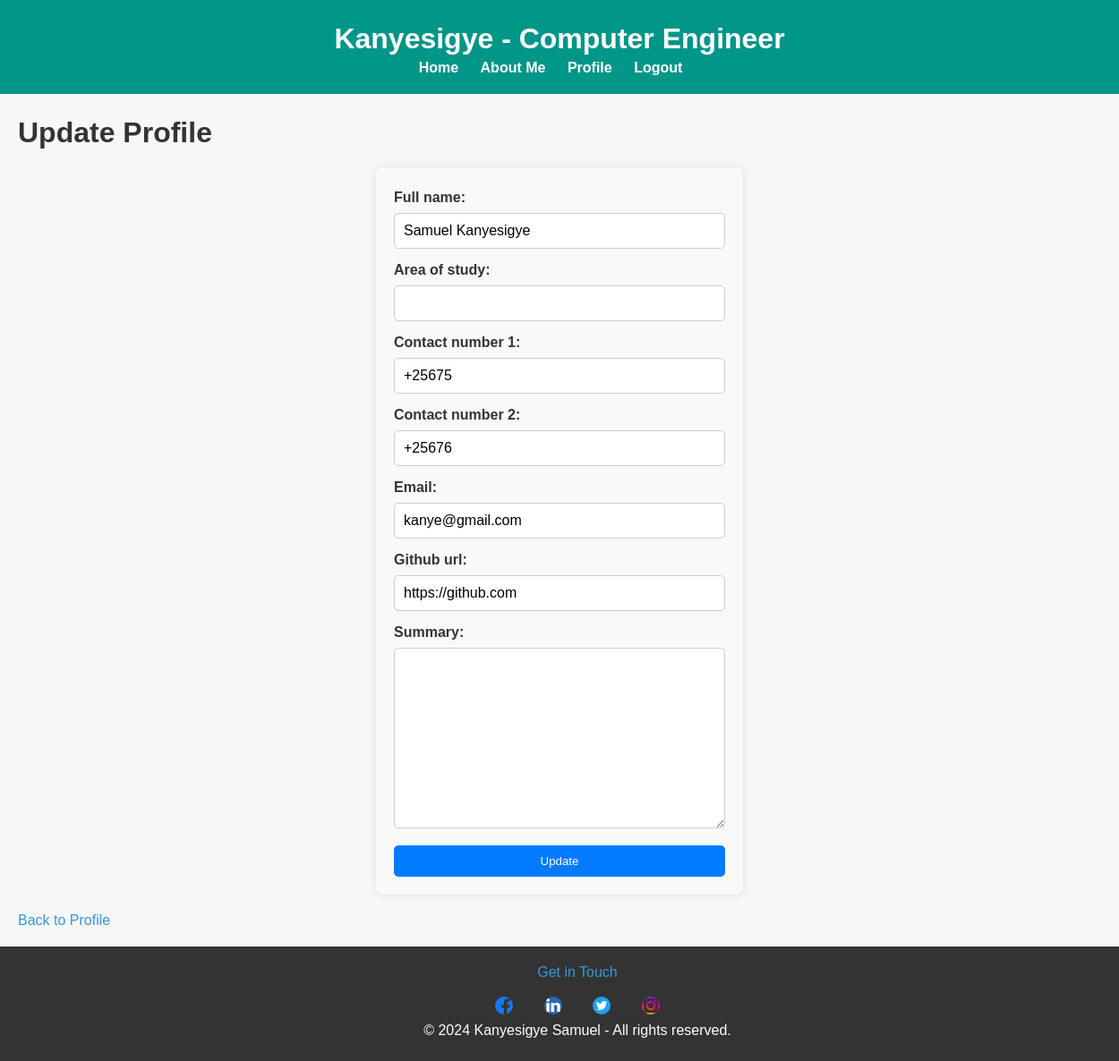
The app's page /update_profile/ (signed in), older data.
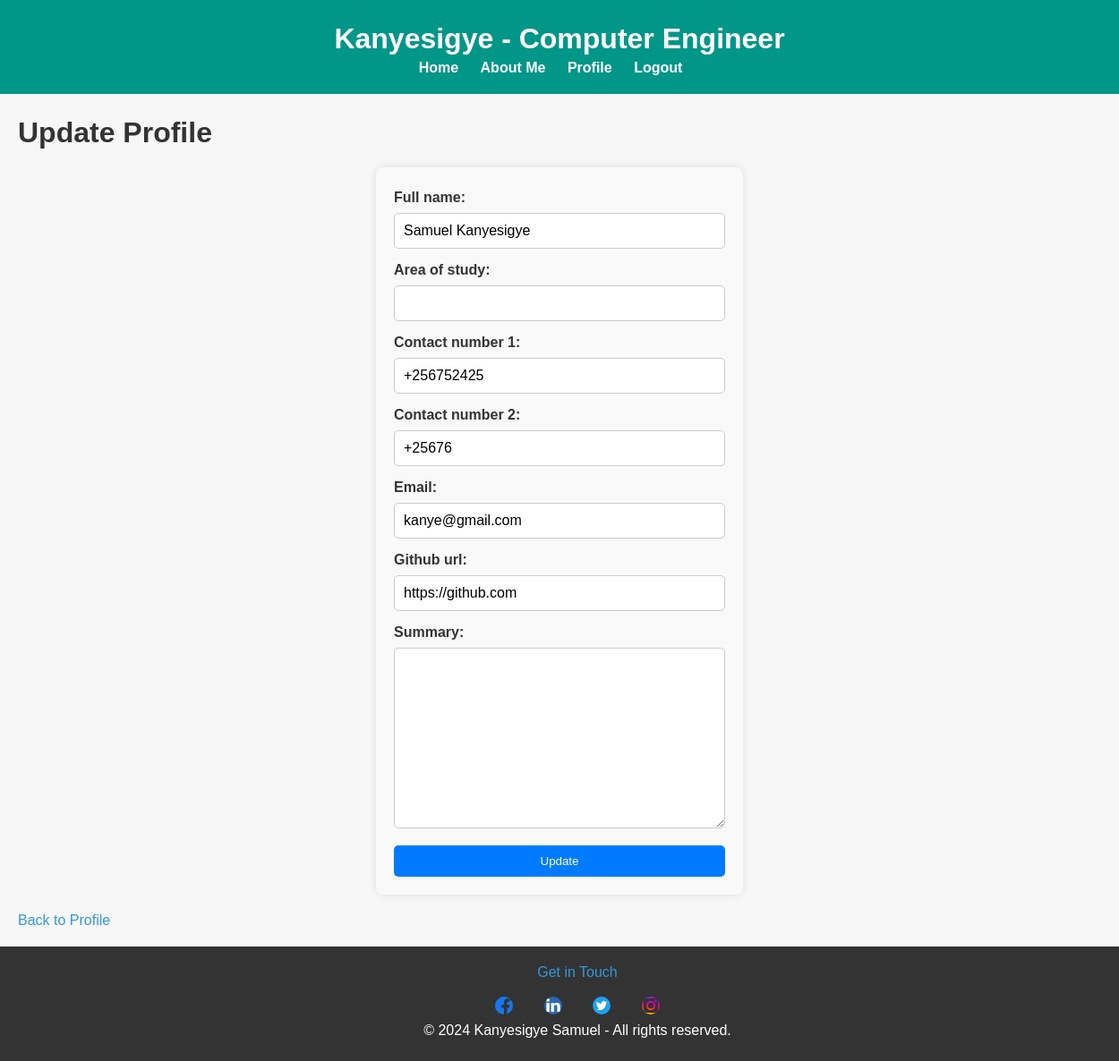
The same page, newer data.
### portfolio/models.py (models this page shows, shortened)
class Profile(models.Model):
    full_name = models.CharField(max_length=255)
    area_of_study = models.CharField(max_length=255)
    contact_number_1 = models.CharField(max_length=20)
    contact_number_2 = models.CharField(max_length=20)
    email = models.EmailField()
    github_url = models.URLField()
    summary = models.TextField()
    work_experiences = models.ManyToManyField(WorkExperience)
    skills = models.ManyToManyField(Skill)
    achievements = models.ManyToManyField(Achievement)
    education = models.ManyToManyField(Education)
    project = models.ManyToManyField(Project)
    hobby = models.ManyToManyField(Hobby)

### portfolio/views.py (the view)
# urls.py: path('update_profile/', update_profile, name='update_profile'),
@login_required
def update_profile(request):
    profile, created = Profile.objects.get_or_create(id=1)  # Assuming the profile has id=1
    if request.method == 'POST':
        form = ProfileForm(request.POST, instance=profile)
        if form.is_valid():
            form.save()
            return redirect('profile_1')
    else:
        form = ProfileForm(instance=profile)
    return render(request, 'update_profile.html', {'form': form})

### portfolio/forms.py
class ProfileForm(forms.ModelForm):
    class Meta:
        model = Profile
        fields = ['full_name', 'area_of_study', 'contact_number_1', 'contact_number_2', 'email', 'github_url', 'summary']

### portfolio/templates/update_profile.html (shortened to what this page needs)
{% extends 'base.html' %}
{% block content %}
  <h1>Update Profile</h1>
  <form method="post" action="{% url 'update_profile' %}">
    {{ form.as_p }}
    <button type="submit">Update</button>
  </form>
  <a href="{% url 'profile' %}">Back to Profile</a>
{% endblock %}

Row changes from the older to the newer data that the page shows:
changed Profile "Samuel Kanyesigye": contact_number_1 "+25675" → "+256752425"
